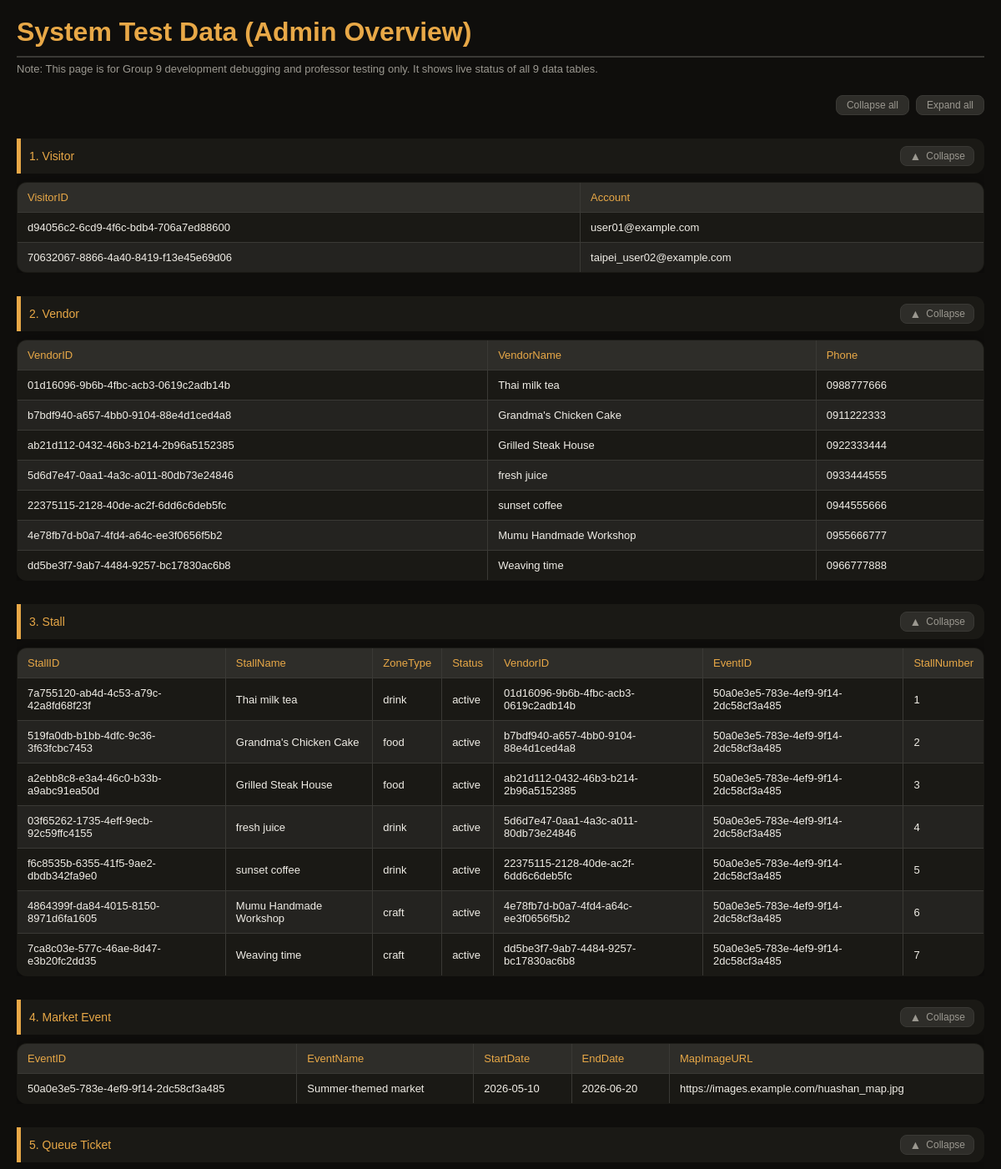
Page /admin_dashboard (upper part) on the committed database.
### app.py (models this page shows, shortened)
class Visitor(db.Model):
    __tablename__ = 'visitor'
    visitor_id    = db.Column(db.String(36), primary_key=True, default=lambda: str(uuid.uuid4()))
    account       = db.Column(db.String(50), unique=True, nullable=False)
    password_hash = db.Column(db.String(255), nullable=False)
    queue_tickets = db.relationship('QueueTicket', backref='visitor', lazy=True)
    orders        = db.relationship('Order', backref='visitor', lazy=True)

class Vendor(db.Model):
    __tablename__ = 'vendor'
    vendor_id     = db.Column(db.String(36), primary_key=True, default=lambda: str(uuid.uuid4()))
    account       = db.Column(db.String(50), unique=True, nullable=False)
    password_hash = db.Column(db.String(255), nullable=False)
    name          = db.Column(db.String(50), nullable=False)
    phone         = db.Column(db.String(20))
    stall         = db.relationship('Stall', backref='vendor', uselist=False)

class Stall(db.Model):
    __tablename__ = 'stall'
    stall_id      = db.Column(db.String(36), primary_key=True, default=lambda: str(uuid.uuid4()))
    stall_name    = db.Column(db.String(100), nullable=False)
    zone_type     = db.Column(db.String(20))
    status        = db.Column(db.String(20), default='active')
    vendor_id     = db.Column(db.String(36), db.ForeignKey('vendor.vendor_id'), unique=True)
    event_id      = db.Column(db.String(36), db.ForeignKey('event.event_id'))
    products      = db.relationship('Product', secondary=offers, backref='stalls', lazy=True)
    queue_tickets = db.relationship('QueueTicket', backref='stall', lazy=True)
    orders        = db.relationship('Order', backref='stall', lazy=True)
    stall_number  = db.Column(db.Integer, unique=True, nullable=True)

class Event(db.Model):
    __tablename__ = 'event'
    event_id      = db.Column(db.String(36), primary_key=True, default=lambda: str(uuid.uuid4()))
    event_name    = db.Column(db.String(100), nullable=False)
    start_date    = db.Column(db.String(20))
    end_date      = db.Column(db.String(20))
    map_image_url = db.Column(db.String(255))
    stalls        = db.relationship('Stall', backref='event', lazy=True)

### app.py (the view)
@app.route('/admin_dashboard')
def admin_dashboard():
    try:
        all_visitors = [{'VisitorID': v.visitor_id, 'Account': v.account} for v in Visitor.query.all()]
        all_vendors = [{'VendorID': v.vendor_id, 'VendorName': v.name, 'Phone': v.phone} for v in Vendor.query.all()]
        all_stalls = [{'StallID': s.stall_id, 'StallName': s.stall_name, 'ZoneType': s.zone_type, 'Status': s.status, 'VendorID': s.vendor_id, 'EventID': s.event_id, "StallNumber": s.stall_number} for s in Stall.query.all()]
        all_events = [{'EventID': e.event_id, 'EventName': e.event_name, 'StartDate': e.start_date, 'EndDate': e.end_date, 'MapImageURL': e.map_image_url} for e in Event.query.all()]
        all_tickets = [{'TicketNumber': t.ticket_number, 'WaitTime': t.expected_wait_time, 'Status': t.status, 'StallID': t.stall_id, 'VisitorID': t.visitor_id} for t in QueueTicket.query.all()]
        all_products = [{'ProductID': p.product_id, 'ProductName': p.name, 'Price': p.price} for p in Product.query.all()]
        all_orders = [{'OrderID': o.order_id, 'OrderTime': o.order_time, 'Status': o.status, 'VisitorID': o.visitor_id, 'StallID': o.stall_id, 'PaymentMethod': 'Cash'} for o in Order.query.all()]
        all_offers = [dict(row) for row in db.session.execute(text("SELECT stall_id as StallID, product_id as ProductID FROM offers")).mappings()]
        all_includes = [dict(row) for row in db.session.execute(text("SELECT order_id as OrderID, product_id as ProductID, quantity as Quantity, sold_price as SoldPrice FROM includes")).mappings()]
    except Exception as e:
        print(f"Database read error: {e}")
        all_visitors, all_vendors, all_stalls = [], [], []
        all_events, all_tickets, all_products = [], [], []
        all_orders, all_offers, all_includes = [], [], []
    return render_template(
        'admin.html',
        visitors=all_visitors, vendors=all_vendors, stalls=all_stalls,
        events=all_events, tickets=all_tickets, products=all_products,
        orders=all_orders, offers=all_offers, includes=all_includes
    )

### templates/admin.html (shortened to what this page needs)
<!DOCTYPE html>
<html lang="en">
<head>
</head>
<body>
<h1>System Test Data (Admin Overview)</h1>
<p class="subtitle">Note: This page is for Group 9 development debugging and professor testing only. It shows live status of all 9 data tables.</p>
<div class="collapse-all-bar">
    <button class="ctrl-btn" onclick="setAll(false)">Collapse all</button>
    <button class="ctrl-btn" onclick="setAll(true)">Expand all</button>
</div>
<div class="section">
    <div class="section-header" onclick="toggle(this)">
        <span class="section-title">1. Visitor</span>
        <button class="toggle-btn">
            <span class="toggle-icon">▲</span>
            <span class="toggle-label">Collapse</span>
        </button>
    </div>
    <div class="section-body">
        <table>
            <thead><tr><th>VisitorID</th><th>Account</th></tr></thead>
            <tbody>
                {% for visitor in visitors %}
                <tr><td>{{ visitor['VisitorID'] }}</td><td>{{ visitor['Account'] }}</td></tr>
                {% else %}
                <tr><td colspan="2" class="empty-msg">No visitor data found</td></tr>
                {% endfor %}
            </tbody>
        </table>
    </div>
</div>
<div class="section">
    <div class="section-header" onclick="toggle(this)">
        <span class="section-title">2. Vendor</span>
        <button class="toggle-btn">
            <span class="toggle-icon">▲</span>
            <span class="toggle-label">Collapse</span>
        </button>
    </div>
    <div class="section-body">
        <table>
            <thead><tr><th>VendorID</th><th>VendorName</th><th>Phone</th></tr></thead>
            <tbody>
                {% for vendor in vendors %}
                <tr><td>{{ vendor['VendorID'] }}</td><td>{{ vendor['VendorName'] }}</td><td>{{ vendor['Phone'] }}</td></tr>
                {% else %}
                <tr><td colspan="3" class="empty-msg">No vendor data found</td></tr>
                {% endfor %}
            </tbody>
        </table>
    </div>
</div>
<div class="section">
    <div class="section-header" onclick="toggle(this)">
        <span class="section-title">3. Stall</span>
        <button class="toggle-btn">
            <span class="toggle-icon">▲</span>
            <span class="toggle-label">Collapse</span>
        </button>
    </div>
    <div class="section-body">
        <table>
            <thead>
                <tr><th>StallID</th><th>StallName</th><th>ZoneType</th><th>Status</th><th>VendorID</th><th>EventID</th><th>StallNumber</th></tr>
            </thead>
            <tbody>
                {% for stall in stalls %}
                <tr>
                    <td>{{ stall['StallID'] }}</td>
                    <td>{{ stall['StallName'] }}</td>
                    <td>{{ stall['ZoneType'] }}</td>
                    <td class="{% if stall['Status'] == 'Green' %}status-green{% elif stall['Status'] == 'Yellow' %}status-yellow{% elif stall['Status'] == 'Red' %}status-red{% endif %}">
                        {{ stall['Status'] }}
                    </td>
                    <td>{{ stall['VendorID'] }}</td>
                    <td>{{ stall['EventID'] }}</td>
                    <td>{{ stall['StallNumber'] }}</td>
                </tr>
                {% else %}
                <tr><td colspan="7" class="empty-msg">No stall data found</td></tr>
                {% endfor %}
            </tbody>
        </table>
    </div>
</div>
<div class="section">
    <div class="section-header" onclick="toggle(this)">
        <span class="section-title">4. Market Event</span>
        <button class="toggle-btn">
            <span class="toggle-icon">▲</span>
            <span class="toggle-label">Collapse</span>
        </button>
    </div>
    <div class="section-body">
        <table>
            <thead><tr><th>EventID</th><th>EventName</th><th>StartDate</th><th>EndDate</th><th>MapImageURL</th></tr></thead>
            <tbody>
                {% for event in events %}
                <tr><td>{{ event['EventID'] }}</td><td>{{ event['EventName'] }}</td><td>{{ event['StartDate'] }}</td><td>{{ event['EndDate'] }}</td><td>{{ event['MapImageURL'] }}</td></tr>
                {% else %}
                <tr><td colspan="5" class="empty-msg">No event data found</td></tr>
                {% endfor %}
            </tbody>
        </table>
    </div>
</div>
<div class="section">
    <div class="section-header" onclick="toggle(this)">
        <span class="section-title">5. Queue Ticket</span>
        <button class="toggle-btn">
            <span class="toggle-icon">▲</span>
            <span class="toggle-label">Collapse</span>
        </button>
    </div>
    <div class="section-body">
    </div>
</div>
</body>
</html>

### templates/admin.html (style rules this page uses)
:root { --bg: #0f0e0c; --bg2: #1a1915; --bg3: #242320; --surface: #2e2d29; --border: #3a3935; --text: #f0ede6; --text-muted:#9b9890; --accent: #e8a847; --accent2: #d4763b; --green: #4caf82; --yellow: #e8c547; --red: #e85b47; --radius: 12px; --radius-lg: 20px; --shadow: 0 4px 24px rgba(0,0,0,0.4); }
* { box-sizing: border-box; margin: 0; padding: 0; }
body { font-family: 'Arial', sans-serif; padding: 20px; background-color: var(--bg); color: var(--text); }
h1 { color: var(--accent); border-bottom: 2px solid var(--border); padding-bottom: 10px; margin-bottom: 6px; }
.subtitle { color: var(--text-muted); font-size: 13px; margin-bottom: 24px; }
.collapse-all-bar { display: flex; justify-content: flex-end; gap: 8px; margin-bottom: 4px; }
.ctrl-btn { font-size: 12px; color: var(--text-muted); background: var(--surface); border: 1px solid var(--border); border-radius: 8px; padding: 4px 12px; cursor: pointer; transition: color 0.15s, background 0.15s; }
.section { margin-top: 28px; }
.section-header { display: flex; align-items: center; justify-content: space-between; background: var(--bg2); border-left: 5px solid var(--accent); border-radius: 0 var(--radius) var(--radius) 0; padding: 9px 12px 9px 10px; cursor: pointer; user-select: none; transition: background 0.15s; }
.section-title { color: var(--accent); font-size: 14px; font-weight: 500; }
.toggle-btn { display: flex; align-items: center; gap: 6px; color: var(--text-muted); font-size: 12px; background: var(--surface); border: 1px solid var(--border); border-radius: 8px; padding: 3px 10px; cursor: pointer; transition: color 0.15s, background 0.15s; }
.toggle-icon { font-size: 14px; display: inline-block; transition: transform 0.25s; }
.section-body { overflow: hidden; transition: max-height 0.3s ease, opacity 0.3s ease; max-height: 2000px; opacity: 1; }
table { border-collapse: collapse; width: 100%; max-width: 1200px; margin: 10px 0 0; background-color: var(--bg2); border: 1px solid var(--border); border-radius: var(--radius); overflow: hidden; box-shadow: var(--shadow); }
th, td { border: 1px solid var(--border); padding: 10px 12px; text-align: left; font-size: 13px; }
th { background-color: var(--surface); color: var(--accent); font-weight: 500; }
tr:nth-child(even) td { background-color: var(--bg3); }

### rows in the picture
Visitor: VisitorID "d94056c2-6cd9-4f6c-bdb4-706a7ed88600", Account "user01@example.com"
Visitor: VisitorID "70632067-8866-4a40-8419-f13e45e69d06", Account "taipei_user02@example.com"
Vendor: VendorID "01d16096-9b6b-4fbc-acb3-0619c2adb14b", VendorName "Thai milk tea", Phone "0988777666"
Vendor: VendorID "b7bdf940-a657-4bb0-9104-88e4d1ced4a8", VendorName "Grandma's Chicken Cake", Phone "0911222333"
Vendor: VendorID "ab21d112-0432-46b3-b214-2b96a5152385", VendorName "Grilled Steak House", Phone "0922333444"
Vendor: VendorID "5d6d7e47-0aa1-4a3c-a011-80db73e24846", VendorName "fresh juice", Phone "0933444555"
Vendor: VendorID "22375115-2128-40de-ac2f-6dd6c6deb5fc", VendorName "sunset coffee", Phone "0944555666"
Vendor: VendorID "4e78fb7d-b0a7-4fd4-a64c-ee3f0656f5b2", VendorName "Mumu Handmade Workshop", Phone "0955666777"
Vendor: VendorID "dd5be3f7-9ab7-4484-9257-bc17830ac6b8", VendorName "Weaving time", Phone "0966777888"
Stall: StallID "7a755120-ab4d-4c53-a79c-42a8fd68f23f", StallName "Thai milk tea", ZoneType "drink", Status "active", VendorID "01d16096-9b6b-4fbc-acb3-0619c2adb14b", EventID "50a0e3e5-783e-4ef9-9f14-2dc58cf3a485", StallNumber "1"
Stall: StallID "519fa0db-b1bb-4dfc-9c36-3f63fcbc7453", StallName "Grandma's Chicken Cake", ZoneType "food", Status "active", VendorID "b7bdf940-a657-4bb0-9104-88e4d1ced4a8", EventID "50a0e3e5-783e-4ef9-9f14-2dc58cf3a485", StallNumber "2"
Stall: StallID "a2ebb8c8-e3a4-46c0-b33b-a9abc91ea50d", StallName "Grilled Steak House", ZoneType "food", Status "active", VendorID "ab21d112-0432-46b3-b214-2b96a5152385", EventID "50a0e3e5-783e-4ef9-9f14-2dc58cf3a485", StallNumber "3"
Stall: StallID "03f65262-1735-4eff-9ecb-92c59ffc4155", StallName "fresh juice", ZoneType "drink", Status "active", VendorID "5d6d7e47-0aa1-4a3c-a011-80db73e24846", EventID "50a0e3e5-783e-4ef9-9f14-2dc58cf3a485", StallNumber "4"
Stall: StallID "f6c8535b-6355-41f5-9ae2-dbdb342fa9e0", StallName "sunset coffee", ZoneType "drink", Status "active", VendorID "22375115-2128-40de-ac2f-6dd6c6deb5fc", EventID "50a0e3e5-783e-4ef9-9f14-2dc58cf3a485", StallNumber "5"
Stall: StallID "4864399f-da84-4015-8150-8971d6fa1605", StallName "Mumu Handmade Workshop", ZoneType "craft", Status "active", VendorID "4e78fb7d-b0a7-4fd4-a64c-ee3f0656f5b2", EventID "50a0e3e5-783e-4ef9-9f14-2dc58cf3a485", StallNumber "6"
Stall: StallID "7ca8c03e-577c-46ae-8d47-e3b20fc2dd35", StallName "Weaving time", ZoneType "craft", Status "active", VendorID "dd5be3f7-9ab7-4484-9257-bc17830ac6b8", EventID "50a0e3e5-783e-4ef9-9f14-2dc58cf3a485", StallNumber "7"
Event: EventID "50a0e3e5-783e-4ef9-9f14-2dc58cf3a485", EventName "Summer-themed market", StartDate "2026-05-10", EndDate "2026-06-20", MapImageURL "https://images.example.com/huashan_map.jpg"
